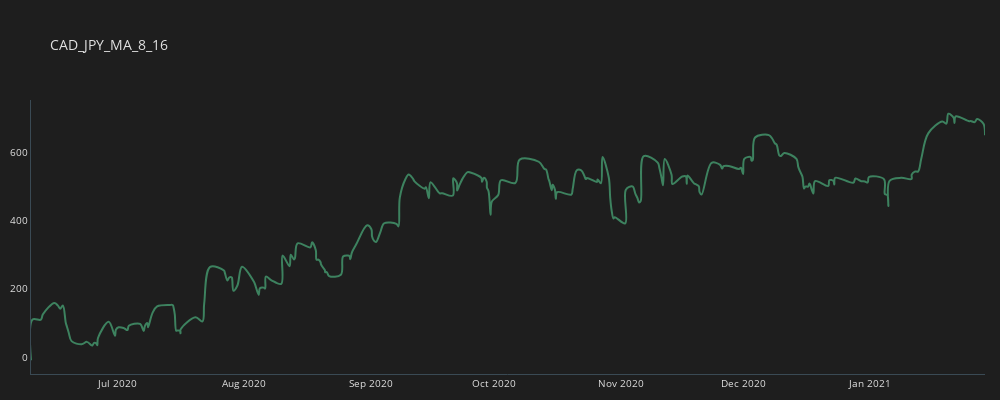
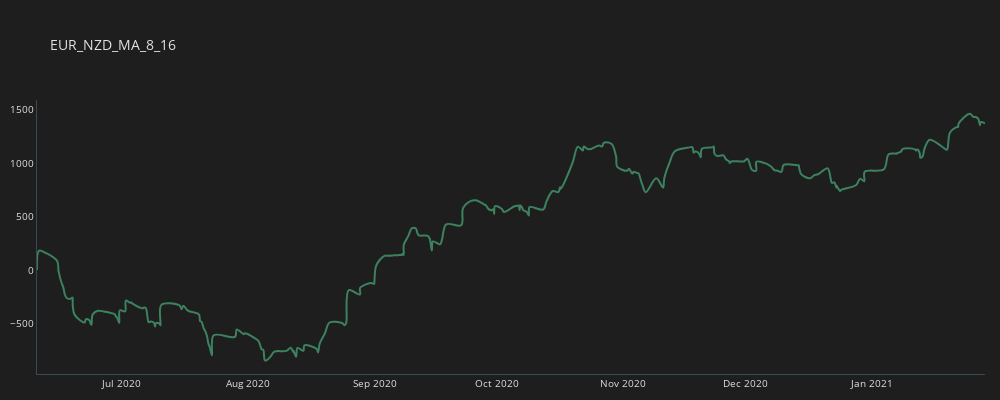
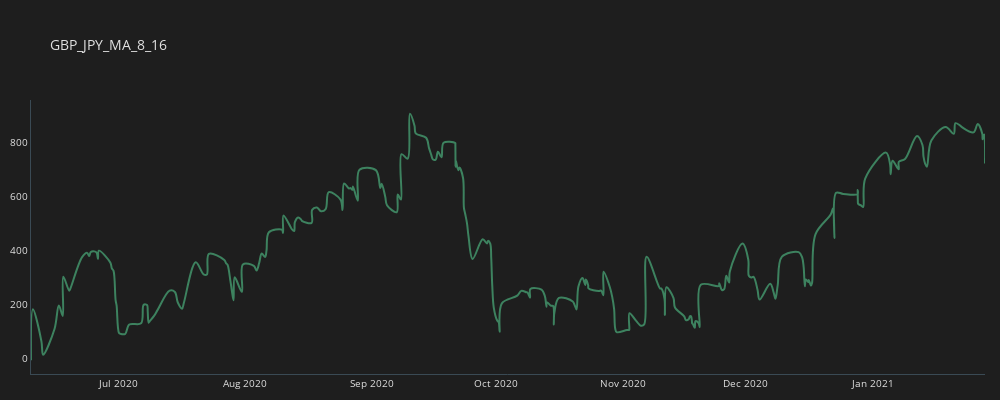
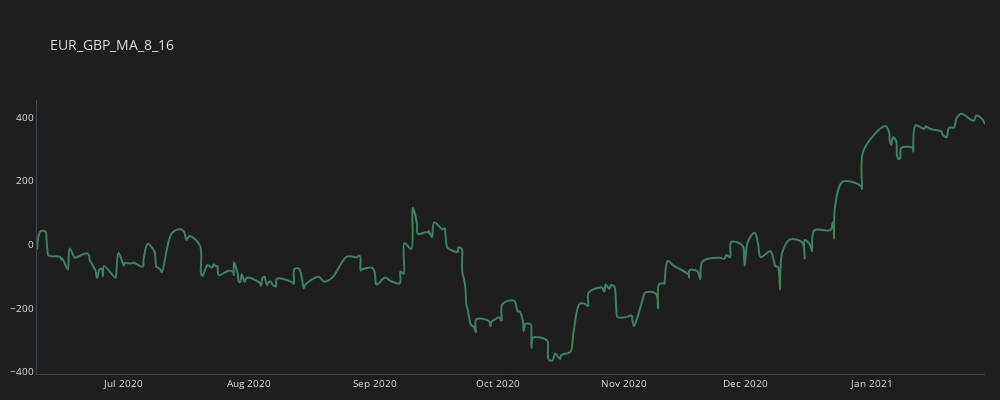

The notebook cell these images were saved under, in order:
### Code cell
c = 'MA_8_16'
for p in our_pairs:
    temp_df = all_trades[(all_trades.CROSS==c)&(all_trades.PAIR==p)].copy()
    temp_df['CUM_GAIN'] = temp_df.GAIN.cumsum()
    plot_line(temp_df, p + "_" + c)

### Figure 1 — Plotly figure (JSON) as saved in the notebook; plotly's stock layout.template omitted (floating-point values rounded to 4 significant figures; data arrays with more than 128 entries replaced by an {"elided": "..."} marker saying what was removed)
{"data": [{"line": {"color": "#3d825f", "shape": "spline", "width": 2}, "mode": "lines", "name": "CAD_JPY_MA_8_16", "type": "scatter", "x": {"elided": "252 str values"}, "y": {"elided": "252 float values"}}], "layout": {"font": {"color": "#e1e1e1", "size": 10}, "height": 400, "margin": {"b": 10, "l": 15, "r": 15}, "paper_bgcolor": "#1e1e1e", "plot_bgcolor": "#1e1e1e", "title": {"text": "CAD_JPY_MA_8_16"}, "width": 1000, "xaxis": {"linecolor": "#3a4a54", "linewidth": 1, "showgrid": false, "zeroline": false}, "yaxis": {"linecolor": "#3a4a54", "linewidth": 1, "showgrid": false, "zeroline": false}}}

### Figure 2 — Plotly figure (JSON) as saved in the notebook; plotly's stock layout.template omitted (floating-point values rounded to 4 significant figures; data arrays with more than 128 entries replaced by an {"elided": "..."} marker saying what was removed)
{"data": [{"line": {"color": "#3d825f", "shape": "spline", "width": 2}, "mode": "lines", "name": "EUR_NZD_MA_8_16", "type": "scatter", "x": {"elided": "255 str values"}, "y": {"elided": "255 float values"}}], "layout": {"font": {"color": "#e1e1e1", "size": 10}, "height": 400, "margin": {"b": 10, "l": 15, "r": 15}, "paper_bgcolor": "#1e1e1e", "plot_bgcolor": "#1e1e1e", "title": {"text": "EUR_NZD_MA_8_16"}, "width": 1000, "xaxis": {"linecolor": "#3a4a54", "linewidth": 1, "showgrid": false, "zeroline": false}, "yaxis": {"linecolor": "#3a4a54", "linewidth": 1, "showgrid": false, "zeroline": false}}}

### Figure 3 — Plotly figure (JSON) as saved in the notebook; plotly's stock layout.template omitted (floating-point values rounded to 4 significant figures; data arrays with more than 128 entries replaced by an {"elided": "..."} marker saying what was removed)
{"data": [{"line": {"color": "#3d825f", "shape": "spline", "width": 2}, "mode": "lines", "name": "GBP_JPY_MA_8_16", "type": "scatter", "x": {"elided": "260 str values"}, "y": {"elided": "260 float values"}}], "layout": {"font": {"color": "#e1e1e1", "size": 10}, "height": 400, "margin": {"b": 10, "l": 15, "r": 15}, "paper_bgcolor": "#1e1e1e", "plot_bgcolor": "#1e1e1e", "title": {"text": "GBP_JPY_MA_8_16"}, "width": 1000, "xaxis": {"linecolor": "#3a4a54", "linewidth": 1, "showgrid": false, "zeroline": false}, "yaxis": {"linecolor": "#3a4a54", "linewidth": 1, "showgrid": false, "zeroline": false}}}

### Figure 4 — Plotly figure (JSON) as saved in the notebook; plotly's stock layout.template omitted (floating-point values rounded to 4 significant figures; data arrays with more than 128 entries replaced by an {"elided": "..."} marker saying what was removed)
{"data": [{"line": {"color": "#3d825f", "shape": "spline", "width": 2}, "mode": "lines", "name": "EUR_GBP_MA_8_16", "type": "scatter", "x": {"elided": "277 str values"}, "y": {"elided": "277 float values"}}], "layout": {"font": {"color": "#e1e1e1", "size": 10}, "height": 400, "margin": {"b": 10, "l": 15, "r": 15}, "paper_bgcolor": "#1e1e1e", "plot_bgcolor": "#1e1e1e", "title": {"text": "EUR_GBP_MA_8_16"}, "width": 1000, "xaxis": {"linecolor": "#3a4a54", "linewidth": 1, "showgrid": false, "zeroline": false}, "yaxis": {"linecolor": "#3a4a54", "linewidth": 1, "showgrid": false, "zeroline": false}}}
